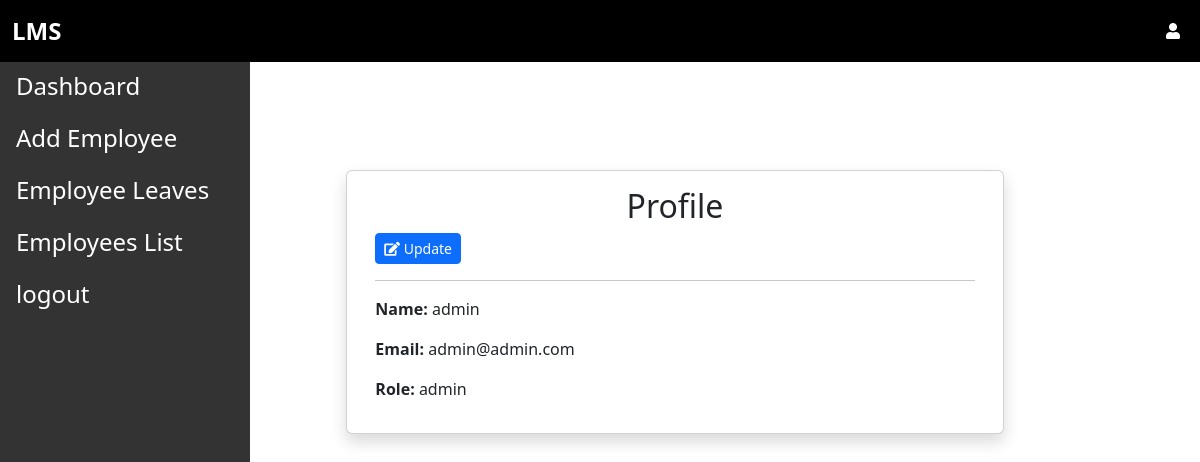
The page /profile (signed in) on the database its author committed.
### models.py (models this page shows, shortened)
class User(db.Model, UserMixin):
    id = db.Column(db.Integer, primary_key=True)
    email = db.Column(db.String(100), unique=True)
    password = db.Column(db.String(100))
    name = db.Column(db.String(100))
    role = db.Column(db.String(20), default='employee', nullable=False)
    __table_args__ = (
        CheckConstraint(role.in_(['admin', 'employee']), name='valid_role_check'),
    )
    def is_admin(self):
        return self.role == 'admin'

### main.py (the view)
@main.route('/profile')
@login_required  # Use this decorator to ensure the user is logged in
def profile():
    return render_template('profile.html', user=current_user)

### __init__.py (called while the page is built)
def create_app():
    app = Flask(__name__)
    app.config['SECRET_KEY'] = 'efvgvbdejsb'
    app.config['SQLALCHEMY_DATABASE_URI'] = 'sqlite:////home/panda/Documents/learning_flask/flask_leave_management_system/db.sqlite'
    db.init_app(app)
    login_manager = LoginManager()
    login_manager.login_view = 'auth.login'
    login_manager.init_app(app)
    from .models import User
    @login_manager.user_loader
    def load_user(user_id):
        return User.query.get(int(user_id))
    from .main import main as main_blueprint
    app.register_blueprint(main_blueprint)
    from .auth import auth as auth_blueprint
    app.register_blueprint(auth_blueprint)
    return app

### templates/profile.html (shortened to what this page needs)
{% if current_user.is_admin() %}
{% extends "admin_base.html" %}
{% elif current_user.is_employee() %}
{% extends "employee_base.html" %}
{% endif %}
 {% block content %}
<div class="container d-flex justify-content-center align-items-center">
  <div class="col-md-8">
    <div class="card shadow">
      <div class="card-body">
        <div class="container">
          <center><h2>Profile</h2></center>
{% if current_user.is_admin() %}
<a href="{{ url_for('main.update_employee', user_id=user.id) }}" class="btn btn-primary btn-sm">
    <i class="fas fa-edit"></i> Update
  </a>
{% endif %}
<hr>
          <p><strong>Name:</strong> {{ user.name }}</p>
          <p><strong>Email:</strong> {{ user.email }}</p>
          <p><strong>Role:</strong> {{ user.role }}</p>
        </div>
      </div>
    </div>
  </div>
</div>
{% endblock %}

### rows shown on the page
User: name "admin", email "admin@admin.com", role "admin"
